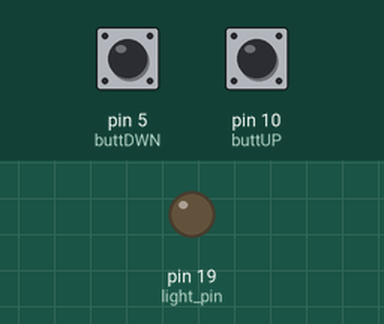
Simulated run of this sketch. Board: Arduino Uno, built with avr-gcc and run on an emulated ATmega328P. Parts: output pins drawn as LEDs (lit = HIGH). Inputs (shaded band) come from the test bench; at power-on: pin 5 (buttDWN) HIGH, pin 10 (buttUP) HIGH.

Above: at 0.06 s.
At 1.29 s:
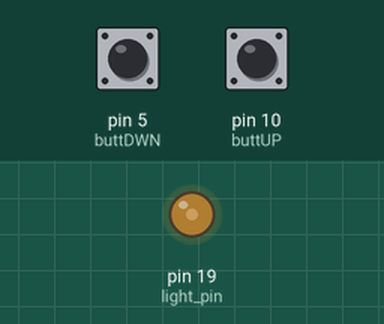
1.3 s: pin 5 (buttDWN) pulled LOW for 0.15 s
4.3 s: pin 10 (buttUP) pulled LOW for 0.15 s
7.3 s: pin 10 (buttUP) pulled LOW for 1 s
10.3 s: pin 5 (buttDWN) pulled LOW for 1 s
Timing chart, 0 to 14.3 s (numbered marks = the images above; inputs shaded):
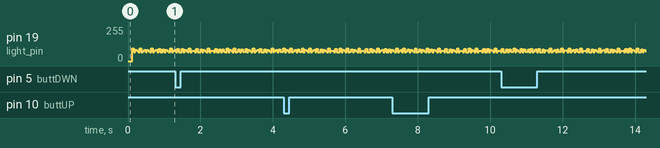

The sketch:

invisible_light.ino
```cpp
#define light_pin 19 //сюда подключен свет
#define buttUP 10 //кнопка вверх
#define buttDWN 5 //кнопка вниз
#define buttDWNgnd 7 //кнопка вниз
#define buttUPgnd 8 //кнопка вниз

boolean upS, dwnS;    // храним состояния кнопок (S - State)
boolean upF, dwnF;    // флажки кнопок (F - Flag)
boolean upP, dwnP;    // флажки кнопок на нажатие (P - Press)
boolean upH, dwnH;    // флажки кнопок на удержание (H - Hold)
unsigned long last_press;  // таймер последнего нажатия кнопки
#define hold 400           // время (мс), после которого кнопка считается зажатой
#define debounce 200       // (мс), антидребезг

unsigned long last_fps, last_shutter;
long shutter = 16666 + 35;
int tune;

void setup() {
  Serial.begin(9600);
  pinMode(light_pin, OUTPUT);
  pinMode(buttDWNgnd, OUTPUT);
  pinMode(buttUPgnd, OUTPUT);
  pinMode(buttUP, INPUT_PULLUP);
  pinMode(buttDWN, INPUT_PULLUP);
  digitalWrite(buttDWNgnd, 0);
  digitalWrite(buttUPgnd, 0);
}

void loop() {
  upS = !digitalRead(buttUP);
  dwnS = !digitalRead(buttDWN);
  buttons();

  if (upP) {
    upP = 0;
    shutter++;
  }
  if (dwnP) {
    dwnP = 0;
    shutter--;
  }
  if (upH) tune = 100;
  if (dwnH) tune = -100;
  if (!upH && !dwnH) tune = 0;

  if (micros() - last_fps > (long)shutter + tune) {
    last_fps = micros();
    digitalWrite(light_pin, 1);
    delay(5);
    digitalWrite(light_pin, 0);
  }
}

void buttons() {
  //-------------------------UP--------------------------
  // нажатие
  if (upS && !upF && millis() - last_press > debounce) {
    upF = 1;
    last_press = millis();
  }
  // Если отпущена до hold, то считать нажатием
  if (!upS && upF && millis() - last_press < hold) {
    upF = 0;
    upP = 1;
  }
  // Если удерживается более hold, то считать удержанием
  if (upS && upF && millis() - last_press > hold) {
    upH = 1;
  }
  // Если отпущена после hold, то считать удержанием
  if (!upS && upF && millis() - last_press > hold) {
    upF = 0;
    upH = 0;
  }
  //-------------------------UP--------------------------
  //-------------------------DOWN--------------------------
  // нажатие
  if (dwnS && !dwnF && millis() - last_press > debounce) {
    dwnF = 1;
    last_press = millis();
  }
  // Если отпущена до hold, то считать нажатием
  if (!dwnS && dwnF && millis() - last_press < hold) {
    dwnF = 0;
    dwnP = 1;
  }
  // Если удерживается более hold, то считать удержанием
  if (dwnS && dwnF && millis() - last_press > hold) {
    dwnH = 1;
  }
  // Если отпущена после hold, то считать удержанием
  if (!dwnS && dwnF && millis() - last_press > hold) {
    dwnF = 0;
    dwnH = 0;
  }
  //-------------------------DOWN--------------------------
}
```
